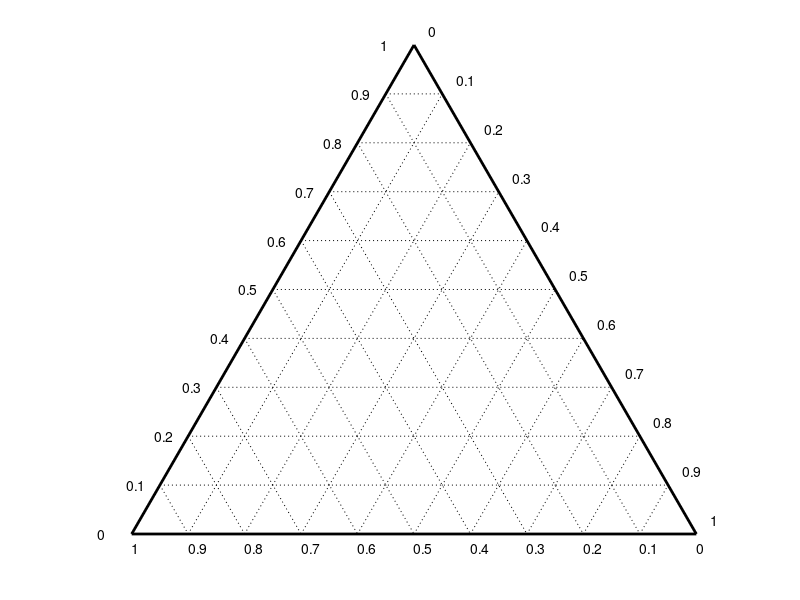

Write the MATLAB code that produced this figure.
function [h,hg,htick]=terplot2_new(number)
%FUNCTION [h,hg,htick]=TERPLOT perpares a ternary axis system that is
% needed for the ternaryc function. It returns three handels:
% - h:      to modify the patch created by the fill function;
% - hg:     to change each grid line separately (must probably be
% modified);
% - htick:  to edit the tick labels (probably very inconvinient)
%
% Uli Theune, Geophysics, University of Alberta
%

if nargin<1
    number=11;
end

h=fill([0 1 0.5 0],[0 0 0.866 0],'w','linewidth',2);
%set(h,'facecolor',[0.7 0.7 0.7],'edgecolor','w')
%set(gcf,'color',[0 0 0.3])
d1=cos(pi/3);
d2=sin(pi/3);
l=linspace(0,1,number);

hold on
for i=2:length(l)-1
   hg(i-1,3)=plot([l(i)*d1 1-l(i)*d1],[l(i)*d2 l(i)*d2],':k','linewidth',0.25);
   hg(i-1,1)=plot([l(i) l(i)+(1-l(i))*d1],[0 (1-l(i))*d2],':k','linewidth',0.25);
   hg(i-1,2)=plot([(1-l(i))*d1 1-l(i)],[(1-l(i))*d2 0],':k','linewidth',0.25);
end
hold off
axis image
axis off

% Make x-tick labels in reverse order
for i=1:number
    htick(i,1)=text(l(i),-0.025,num2str(1 - l(i))); % 아래쪽 축
    htick(i,3)=text(1 - l(i) * cos(pi/3) + 0.025, l(i) * sin(pi/3) + 0.025, num2str(1 - l(i))); % 오른쪽 축
    htick(i,2)=text(0.5 - l(i) * cos(pi/3) - 0.06, sin(pi/3) * (1 - l(i)), num2str(1 - l(i))); % 왼쪽 축
end

set(gcf,'WindowButtonDownFcn','InitTerExpl');
global hx;